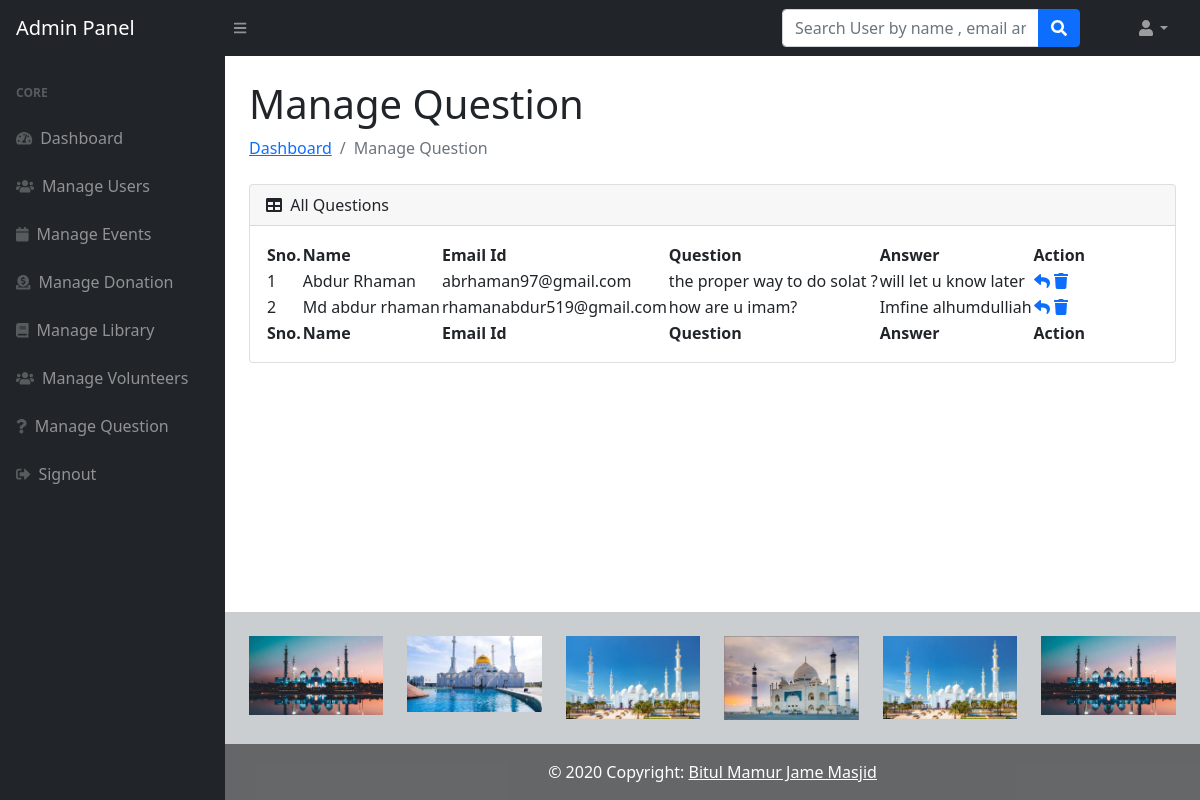
The page /admin/manage-question.php on the database its author committed.
### tables this page shows
CREATE TABLE `question` (
  `id` int(255) NOT NULL,
  `name` varchar(255) NOT NULL,
  `email` varchar(255) NOT NULL,
  `question` varchar(255) NOT NULL,
  `answer` varchar(255) NOT NULL
);

### admin/manage-question.php (the view, shortened to what this page needs)
<?php session_start();
require "../connection.php";
   ?>
<!DOCTYPE html>
<html lang="en">
    <head>
        <link href="https://cdn.jsdelivr.net/npm/bootstrap@5.1.1/dist/css/bootstrap.min.css" rel="stylesheet">
    </head>
    <body class="sb-nav-fixed">
      <?php include_once('navbar.php');?>
        <div id="layoutSidenav">
         <?php include_once('sidebar.php');?>
            <div id="layoutSidenav_content">
                <main>
                    <div class="container-fluid px-4">
                        <h1 class="mt-4">Manage Question</h1>
                        <ol class="breadcrumb mb-4">
                            <li class="breadcrumb-item"><a href="dashboard.php">Dashboard</a></li>
                            <li class="breadcrumb-item active">Manage Question</li>
                        </ol>
                        <div class="card mb-4">
                            <div class="card-header">
                                <i class="fas fa-table me-1"></i>
                                All Questions
                            </div>
                            <div class="card-body">
                                <table id="datatablesSimple">
                                    <thead>
                                        <tr>
                                             <th>Sno.</th>
                                  <th>Name</th>
                                  <th> Email Id</th>
                                  <th> Question</th>
                                  <th>Answer</th>
                                  <th>Action</th>
                                        </tr>
                                    </thead>
                                    <tfoot>
                                        <tr>
                                             <th>Sno.</th>
<th>Name</th>
                                  <th> Email Id</th>
                                  <th> Question</th>
                                  <th>Answer</th>
                                  <th>Action</th>
                                        </tr>
                                    </tfoot>
                                    <tbody>
                                              <?php $ret=mysqli_query($con,"SELECT * FROM question");
                              $cnt=1;
                              while($row=mysqli_fetch_array($ret))
                              {?>
                              <tr>
                              <td><?php echo $cnt;?></td>
                                  <td><?php echo $row['name'];?></td>
                                  <td><?php echo $row['email'];?></td>
                                  <td><?php echo $row['question'];?></td>
                                  <td><?php echo $row['answer'];?></td>
                    <td>
                        <a href="reply-question.php?id=<?php echo $row['id'];?>">
                          <i class="fas fa-reply"></i></a>
                                     <a href="manage-question.php?id=<?php echo $row['id'];?>" onClick="return confirm('Do you really want to delete');"><i class="fa fa-trash" aria-hidden="true"></i></a>
                                  </td>
                              </tr>
                              <?php $cnt=$cnt+1; }?>
                                    </tbody>
                                </table>
                            </div>
                        </div>
                    </div>
                </main>
  <?php include('footer.php');?>
            </div>
        </div>
    </body>
</html>

### rows shown on the page
question: name "Abdur Rhaman", email "abrhaman97@gmail.com", question "the proper way to do solat ?", answer "will let u know later"
question: name "Md abdur rhaman", email "rhamanabdur519@gmail.com", question "how are u imam?", answer "Imfine alhumdulliah"
